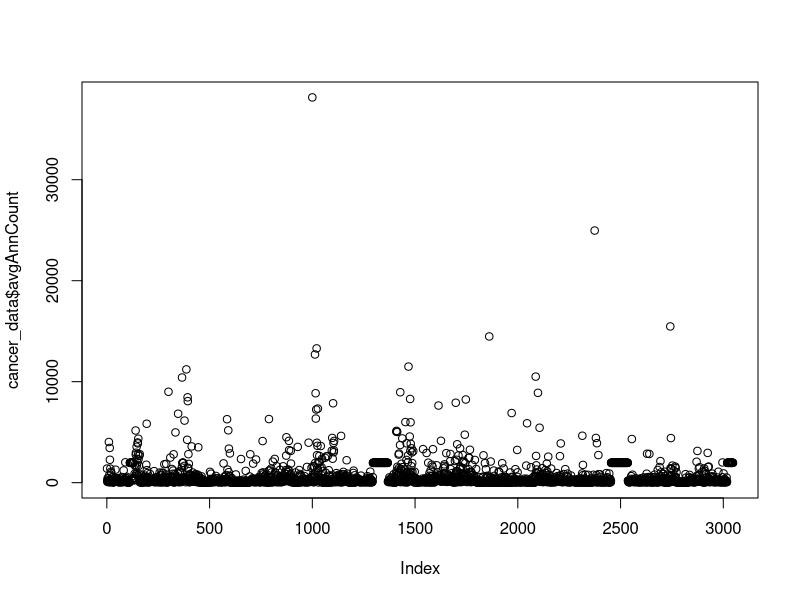
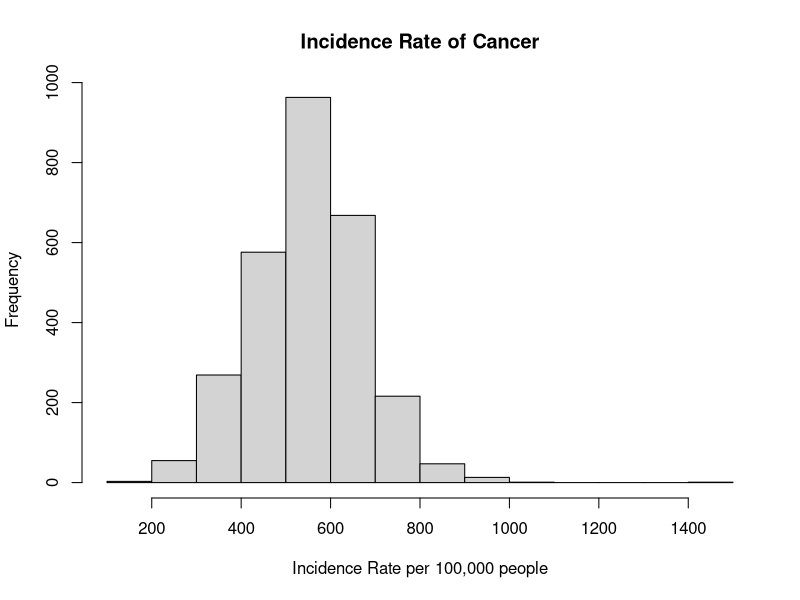
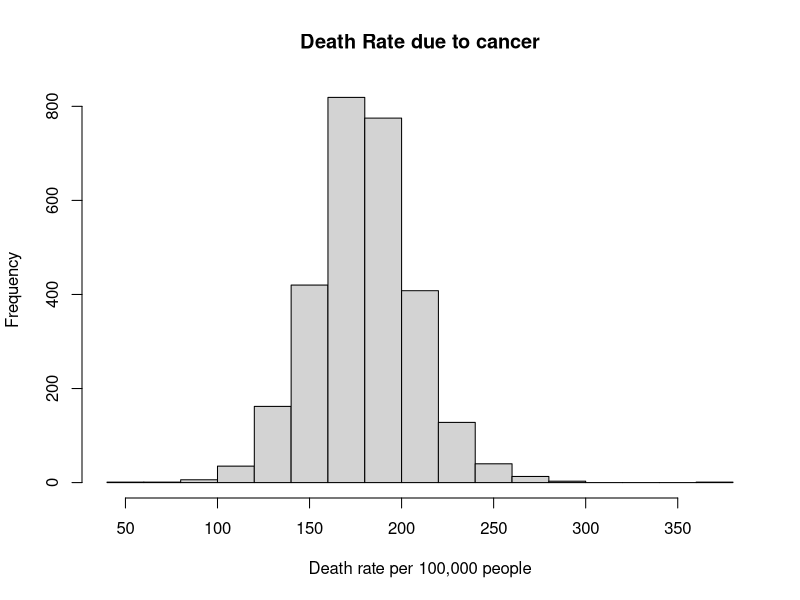
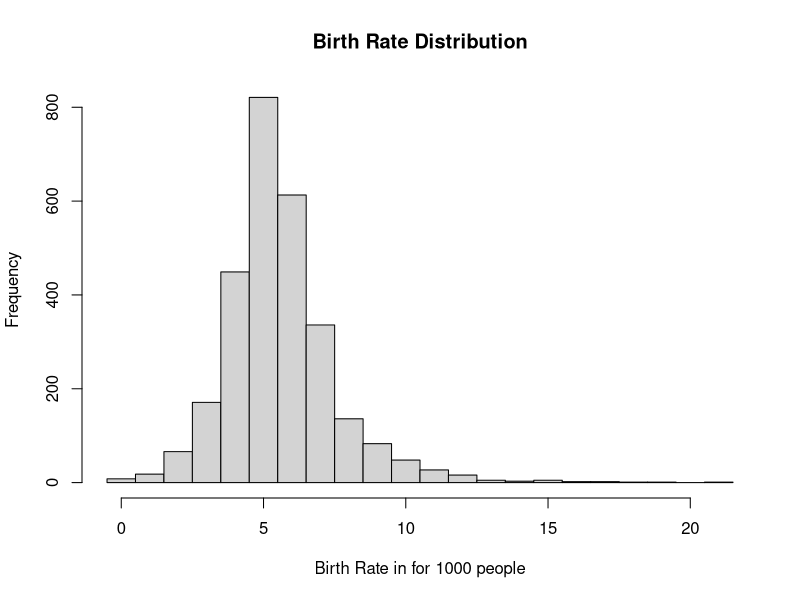
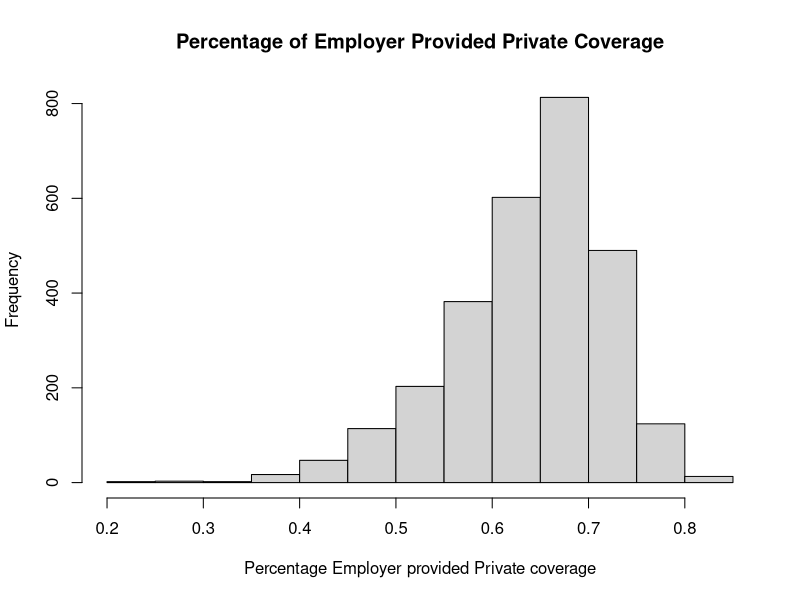
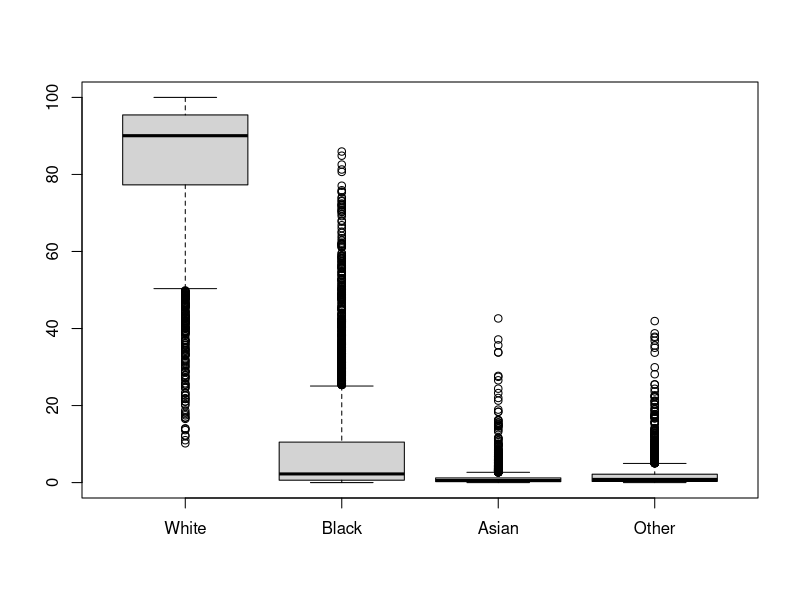
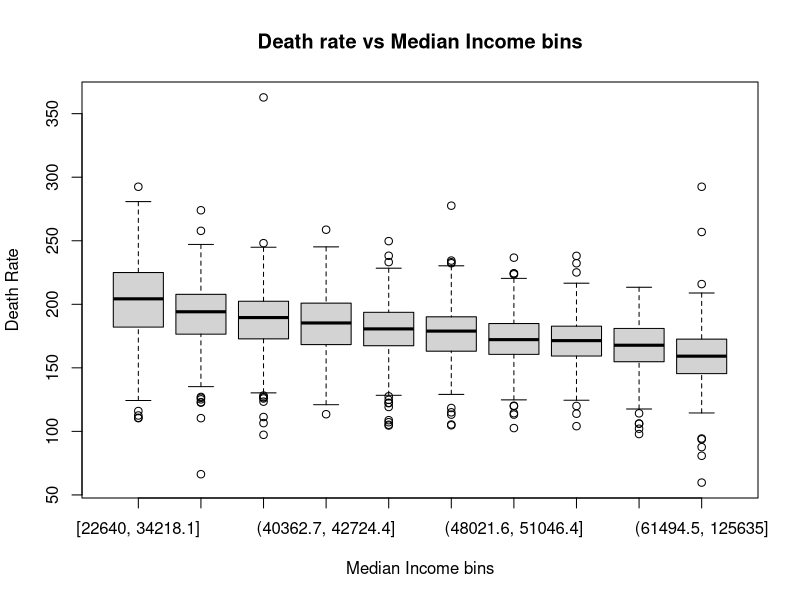
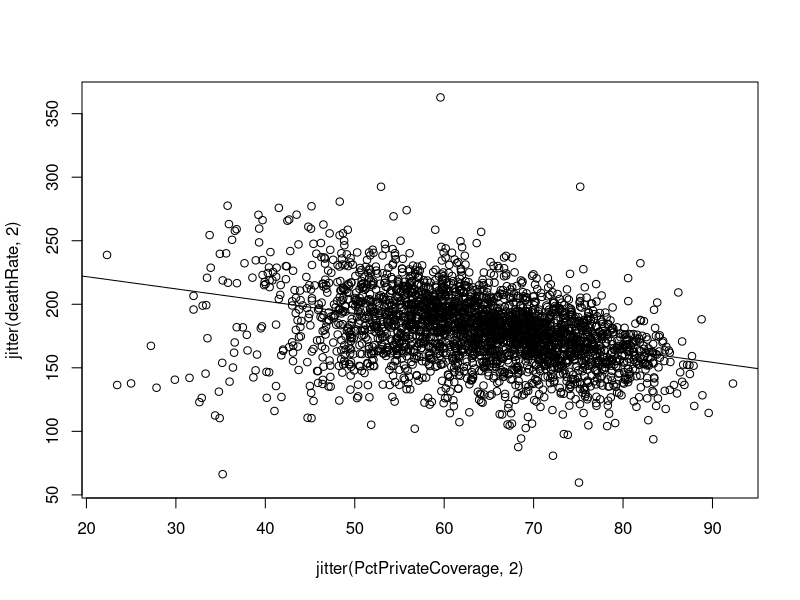

These figures' R source, in order:
## ---- chunk 1
knitr::opts_chunk$set(echo = TRUE)
## ---- chunk 2
library(car)
## ---- chunk 3
cancer_data = read.csv("cancer.csv")
## ---- chunk 4
(list_of_varibles = objects(cancer_data))
## ---- chunk 5
str(cancer_data)
## ---- chunk 6
summary(cancer_data$avgAnnCount)
## ---- chunk 7
plot(cancer_data$avgAnnCount)
## ---- chunk 8
cancer_data_filter1 = cancer_data[cancer_data$avgAnnCount != 1962.667684, ]
str(cancer_data_filter1)
## ---- chunk 9
sum(cancer_data_filter1$MedianAge > 110)
sum(cancer_data_filter1$MedianAgeFemale > 110)
sum(cancer_data_filter1$MedianAgeMale > 110)
## ---- chunk 10
cancer_data_fixed = cancer_data_filter1[cancer_data_filter1$MedianAge < 110, ]
str(cancer_data_fixed)
## ---- chunk 11
min(cancer_data$PctPublicCoverage + cancer_data$PctPrivateCoverage)
max(cancer_data$PctPublicCoverage + cancer_data$PctPrivateCoverage)
## ---- chunk 12
head(cancer_data$PctAsian + cancer_data$PctBlack + cancer_data$PctWhite + cancer_data$PctOtherRace, 25)
min(cancer_data$PctAsian + cancer_data$PctBlack + cancer_data$PctWhite + cancer_data$PctOtherRace)
max(cancer_data$PctAsian + cancer_data$PctBlack + cancer_data$PctWhite + cancer_data$PctOtherRace)
## ---- chunk 13
incidenceRate = 100000*cancer_data_fixed$avgAnnCount/cancer_data_fixed$popEst2015
summary(incidenceRate)
## ---- chunk 14
hist(incidenceRate, main = "Incidence Rate of Cancer", xlab = "Incidence Rate per 100,000 people")
## ---- chunk 15
summary(cancer_data_fixed$deathRate)
## ---- chunk 16
hist(cancer_data_fixed$deathRate, main = "Death Rate due to cancer", xlab = "Death rate per 100,000 people")
## ---- chunk 17
summary(cancer_data_fixed$BirthRate)
## ---- chunk 18
hist(cancer_data_fixed$BirthRate, main = "Birth Rate Distribution", breaks = 0:22 - 0.5, xlab = "Birth Rate in for 1000 people")
## ---- chunk 19
hist(cancer_data_fixed$PctEmpPrivCoverage / cancer_data_fixed$PctPrivateCoverage,
     main = "Percentage of Employer Provided Private Coverage", 
     xlab = "Percentage Employer provided Private coverage")
## ---- chunk 20
boxplot(cancer_data$PctWhite, cancer_data$PctBlack, cancer_data$PctAsian, cancer_data$PctOtherRace, names = c("White", "Black", "Asian", "Other"))
## ---- chunk 21
summary(cancer_data_fixed$medIncome)
summary(cancer_data_fixed$binnedInc)
## ---- chunk 22
cancer_data_fixed$binnedInc = factor(cancer_data_fixed$binnedInc, c("[22640, 34218.1]","(34218.1, 37413.8]","(37413.8, 40362.7]","(40362.7, 42724.4]","(42724.4, 45201]","(45201, 48021.6]","(48021.6, 51046.4]","(51046.4, 54545.6]","(54545.6, 61494.5]","(61494.5, 125635]"))
## ---- chunk 23
cor(incidenceRate, cancer_data_fixed$deathRate)
## ---- chunk 24
cor(cancer_data_fixed$deathRate, cancer_data_fixed$medIncome)
## ---- chunk 25
boxplot(deathRate ~ binnedInc, data = cancer_data_fixed, 
        main = "Death rate vs Median Income bins",
        xlab = "Median Income bins",
        ylab = "Death Rate")
## ---- chunk 26
cor(cancer_data_fixed$povertyPercent, cancer_data_fixed$deathRate)
## ---- chunk 27
cor(cancer_data_fixed$medIncome, cancer_data_fixed$povertyPercent)
## ---- chunk 28
cor(cancer_data_fixed$deathRate, cancer_data_fixed$PctPrivateCoverage)
## ---- chunk 29
plot (~ jitter(PctPrivateCoverage,2) + jitter(deathRate,2), data = cancer_data_fixed)
abline(lm(cancer_data_fixed$deathRate ~ cancer_data_fixed$PctPrivateCoverage))
## ---- chunk 30
cor(cancer_data_fixed$deathRate, cancer_data_fixed$PctPublicCoverage)
## ---- chunk 31
plot (~ jitter(PctPublicCoverage,2) + jitter(deathRate,2), data = cancer_data_fixed)
abline(lm(cancer_data_fixed$deathRate ~ cancer_data_fixed$PctPublicCoverage))
## ---- chunk 32
cor(incidenceRate, cancer_data_fixed$MedianAge)
## ---- chunk 33
cor(cancer_data_fixed$deathRate, cancer_data_fixed$MedianAge)
## ---- chunk 34
plot(~ cancer_data_fixed$MedianAge+cancer_data_fixed$PctPrivateCoverage, 
     xlab = "Age", 
     ylab = "Pct Private Coverage" )
abline(lm(cancer_data_fixed$PctPrivateCoverage ~ cancer_data_fixed$MedianAge), 
       xlab = "Age", 
       ylab = "Pct Private Coverage")
## ---- chunk 35
cor(cancer_data_fixed$povertyPercent, cancer_data_fixed$PctBlack)
cor(cancer_data_fixed$povertyPercent, cancer_data_fixed$PctWhite)
cor(cancer_data_fixed$povertyPercent, cancer_data_fixed$PctAsian)
cor(cancer_data_fixed$povertyPercent, cancer_data_fixed$PctOtherRace)
## ---- chunk 36
cor(cancer_data_fixed$deathRate, cancer_data_fixed$PctBlack)
cor(cancer_data_fixed$deathRate, cancer_data_fixed$PctWhite)
cor(cancer_data_fixed$deathRate, cancer_data_fixed$PctAsian)
cor(cancer_data_fixed$deathRate, cancer_data_fixed$PctOtherRace)
## ---- chunk 37
cor(incidenceRate, cancer_data_fixed$PctBlack)
cor(incidenceRate, cancer_data_fixed$PctWhite)
cor(incidenceRate, cancer_data_fixed$PctAsian)
cor(incidenceRate, cancer_data_fixed$PctOtherRace)
## ---- chunk 38
scatterplotMatrix(~ cancer_data_fixed$povertyPercent + cancer_data_fixed$PctPrivateCoverage + cancer_data_fixed$PctPublicCoverage)
## ---- chunk 39
cor(cancer_data_fixed$deathRate, cancer_data_fixed$PctBachDeg25_Over)
cor(cancer_data_fixed$deathRate, cancer_data_fixed$PctHS25_Over)
## ---- chunk 40
cor(cancer_data_fixed$PctEmployed16_Over, cancer_data_fixed$PctBachDeg25_Over, use = "complete.obs")
cor(cancer_data_fixed$PctEmployed16_Over, cancer_data_fixed$PctHS25_Over, use = "complete.obs")
## ---- chunk 41
cor(cancer_data_fixed$PctMarriedHouseholds, cancer_data_fixed$PctPrivateCoverage)
cor(cancer_data_fixed$PctMarriedHouseholds, cancer_data_fixed$PctPublicCoverage)
## ---- chunk 42
boxplot(PctMarriedHouseholds ~ binnedInc, data = cancer_data_fixed, 
        main = "Married Households vs Median Income bins",
        xlab = "Median Income bins",
        ylab = "Married Households")
## ---- chunk 43
cor(cancer_data_fixed$deathRate, cancer_data_fixed$PctMarriedHouseholds)
## ---- chunk 44
summary(cancer_data_fixed$AvgHouseholdSize)
## ---- chunk 45
HouseholdSize_bin = cut(cancer_data_fixed$AvgHouseholdSize, breaks = c(1, 2, 3, 4, Inf))
boxplot( deathRate ~ HouseholdSize_bin , data = cancer_data_fixed,
        main = "Death rate vs Average Household size",
        xlab = "Average Household Size",
        ylab = "Death Rate")
## ---- chunk 46
boxplot(AvgHouseholdSize ~ binnedInc, data = cancer_data_fixed, 
        main = "Average household size vs Median Income bins",
        xlab = "Median Income bins",
        ylab = "Average household size")
